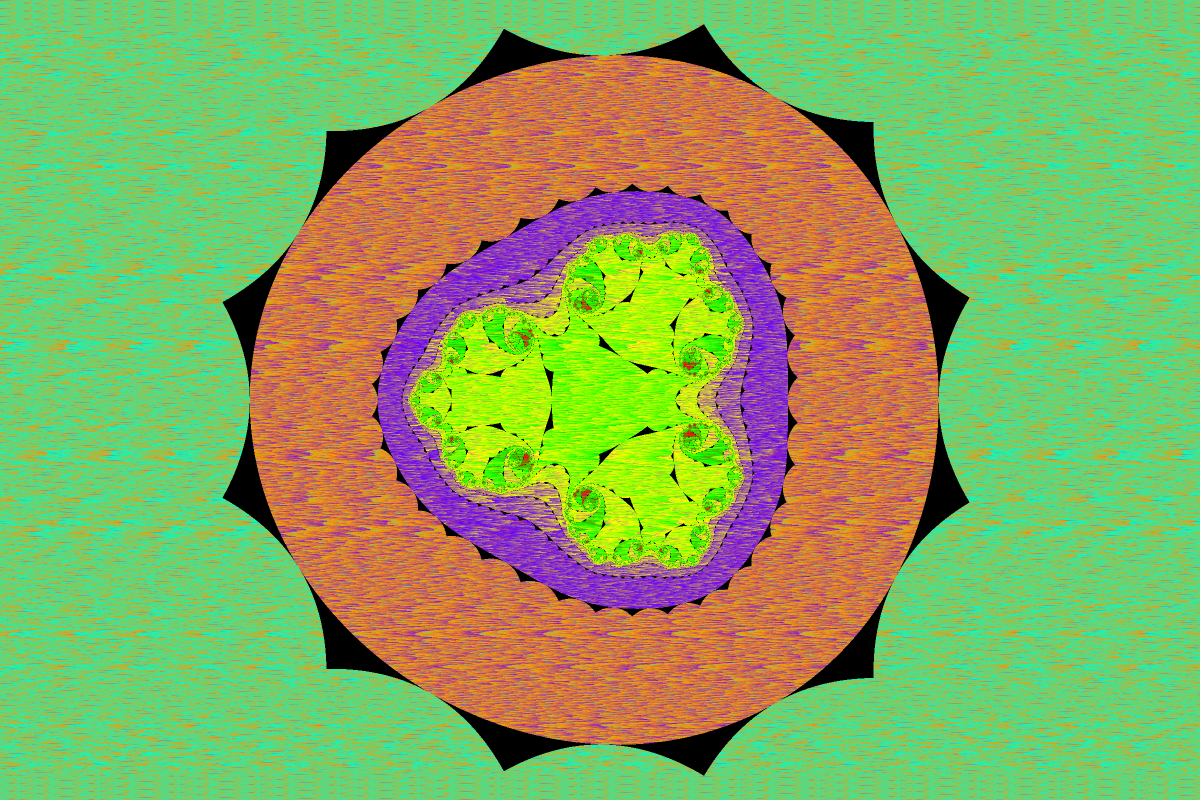
#> input picture image_processors/biomorph_20251006_082331_2x.png, 2400 x 1600 px (shown at 1/2 size); its folder holds only this picture in this run
$ python -i image_expander_1024x1536.py   (imports and definitions only)
#> lines starting #> are read from the running program, lines starting #| are printed output that depends on the picture; after the words box and inside, x2 and y2 are one past the last pixel; in counts of white or black regions, pixels touching at a corner belong together
"""
Image Auto-Expander - 1024x1024 -> 1536x1024

This script is adapted from image_expander_720x1600.py to expand
1024x1024 images horizontally to 1536x1024 using the same algorithmic
approach (edge-sourced blur + luminance fade). It provides a minimal GUI
for selecting a directory and batch processing images.

Usage:
        - Run interactively (GUI):
                python image_processors/image_expander_1024x1536.py

    - The GUI allows selecting input/output folders and will save expanded
        images into an `expanded_1536x1024` folder by default.

Notes:
    - Input images are expected to be 1024x1024 (if larger/smaller, they will be
        resized/center-cropped before expansion)
    - Target output size: 1536 (width) x 1024 (height)
    - Expansion is horizontal only (left/right padding) to reach 1536 width
    - Uses precomputed Gaussian kernels and vectorized NumPy operations for speed
"""

from PIL import Image, ImageTk
import tkinter as tk
from tkinter import filedialog, messagebox, ttk
import numpy as np
from scipy import ndimage
import os
from datetime import datetime


class ImageExpander1024:
    def __init__(self):
        self.root = tk.Tk()
        self.root.title("Image Auto-Expander - Batch Processor (1024x1536)")
        self.root.geometry("900x520")

        self.input_directory = None

        # Target dimensions (width x height)
        self.target_width = 1536
        self.target_height = 1024

        # Assumed input size (will resize/crop as needed)
        self.input_size = 1024

        # Fixed settings
        self.blur_amount = 120  # smaller than original since expansion is only horizontal
        self.luminance_drop = 25

        # Kernel cache
        self.kernel_cache = {}
        self._initialize_kernel_cache()

        self.setup_gui()

    def _initialize_kernel_cache(self):
        max_blur = self.blur_amount
        blur_steps = np.arange(0, max_blur + 0.5, 0.5)
        for blur_amount in blur_steps:
            if blur_amount > 0:
                kernel_size = int(blur_amount * 2) * 2 + 1
                sigma = blur_amount / 3.0
                x = np.arange(kernel_size) - kernel_size // 2
                kernel = np.exp(-x**2 / (2 * sigma**2))
                kernel = kernel / kernel.sum()
                self.kernel_cache[round(blur_amount, 2)] = {
                    'kernel': kernel.astype(np.float32),
                    'kernel_size': kernel_size,
                    'sigma': sigma
                }

    def setup_gui(self):
        main_frame = ttk.Frame(self.root, padding=16)
        main_frame.grid(row=0, column=0, sticky="nsew")
        self.root.columnconfigure(0, weight=1)
        self.root.rowconfigure(0, weight=1)

        title = ttk.Label(main_frame, text="Image Auto-Expander (1024->1536)", font=("Arial", 14, "bold"))
        title.grid(row=0, column=0, columnspan=3, pady=(0, 12))

        ttk.Label(main_frame, text="Input Directory:").grid(row=1, column=0, sticky="w")
        self.input_var = tk.StringVar(value="No directory selected")
        self.input_label = ttk.Label(main_frame, textvariable=self.input_var, relief="sunken")
        self.input_label.grid(row=1, column=1, sticky="ew", padx=(8, 8))
        ttk.Button(main_frame, text="Browse...", command=self.select_directory).grid(row=1, column=2)

        ttk.Label(main_frame, text="Output Directory (optional):").grid(row=2, column=0, sticky="w", pady=(8, 0))
        self.output_var = tk.StringVar(value="Auto: <input_dir>/expanded_1536x1024")
        self.output_label = ttk.Label(main_frame, textvariable=self.output_var, relief="sunken")
        self.output_label.grid(row=2, column=1, sticky="ew", padx=(8, 8), pady=(8, 0))
        ttk.Button(main_frame, text="Browse...", command=self.select_output_directory).grid(row=2, column=2)

        self.process_button = ttk.Button(main_frame, text="Create Expansions", command=self.process_all_images, state="disabled")
        self.process_button.grid(row=3, column=0, columnspan=3, pady=(12, 12))

        self.progress_var = tk.DoubleVar()
        self.progress_bar = ttk.Progressbar(main_frame, variable=self.progress_var, maximum=100)
        self.progress_bar.grid(row=4, column=0, columnspan=3, sticky="ew")

        self.progress_label = ttk.Label(main_frame, text="No directory selected")
        self.progress_label.grid(row=5, column=0, columnspan=3, pady=(6, 0))

        self.status_text = tk.Text(main_frame, height=10, wrap=tk.WORD, font=("Consolas", 9))
        self.status_text.grid(row=6, column=0, columnspan=3, sticky="nsew", pady=(8, 0))
        main_frame.rowconfigure(6, weight=1)

        self.log("Ready. Select a directory containing 1024x1024 images (or images that can be resized).")

    def log(self, msg):
        self.status_text.insert(tk.END, msg + "\n")
        self.status_text.see(tk.END)
        self.root.update()

    # [68 lines left out: functions select_directory, select_output_directory, get_image_files, process_all_images, not called in this run]

    def process_single_image(self, input_path, output_path):
#> called with input_path = 'biomorph_20251006_082331_2x.png', output_path = 'out.png'
        try:
            img = Image.open(input_path)
#> img is the input picture: PIL image 2400x1600 RGB; mean R, G, B 133.5, 171.7, 96
            # Ensure RGB
            if img.mode != 'RGB':
                img = img.convert('RGB')

            # Center-crop or resize to input_size (1024x1024)
            if img.width != self.input_size or img.height != self.input_size:
                # If larger, center-crop first
                if img.width > self.input_size and img.height >= self.input_size:
                    left = (img.width - self.input_size)//2
#> left = 688
                    img = img.crop((left, 0, left + self.input_size, self.input_size))
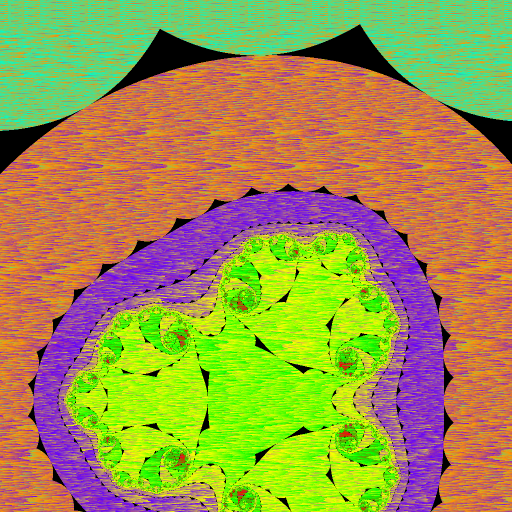
#> img: PIL image 1024x1024 RGB (shown at 1/2 size); mean R, G, B 157.8, 148.5, 75.3
                elif img.height > self.input_size and img.width >= self.input_size:
                    top = (img.height - self.input_size)//2
                    img = img.crop((0, top, self.input_size, top + self.input_size))
                else:
                    img = img.resize((self.input_size, self.input_size), Image.Resampling.LANCZOS)

            arr = np.array(img)
            h, w = arr.shape[:2]
#> h = 1024; w = 1024

            # Calculate horizontal expansion needed
            width_expansion = max(0, self.target_width - w)
#> width_expansion = 512
            left_pad = width_expansion // 2
#> left_pad = 256
            right_pad = width_expansion - left_pad
#> right_pad = 256

            # Create expanded canvas
            expanded = np.zeros((self.target_height, self.target_width, 3), dtype=arr.dtype)

            # Vertical center placement
            y_start = (self.target_height - h)//2
#> y_start = 0
            y_end = y_start + h
#> y_end = 1024
            x_start = left_pad
#> x_start = 256
            x_end = x_start + w
#> x_end = 1280
            expanded[y_start:y_end, x_start:x_end] = arr
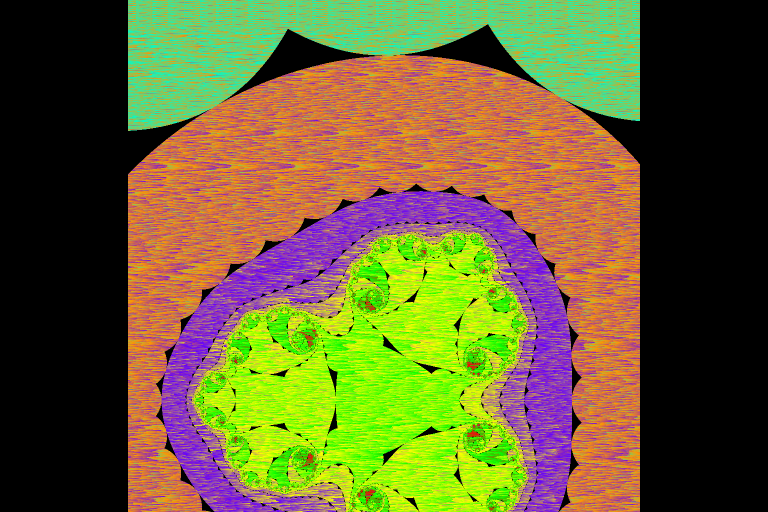
#> expanded: shape (1024, 1536, 3) (shown at 1/2 size); mean R, G, B 105.2, 99, 50.2

            # Process left expansion (if any)
            if left_pad > 0:
                self._process_left_expansion(expanded, arr, left_pad, x_start)

            # Process right expansion (if any)
            if right_pad > 0:
                self._process_right_expansion(expanded, arr, right_pad, x_end)

            out_img = Image.fromarray(expanded.astype('uint8'))
            out_img.save(output_path, optimize=True)
            return True
        except Exception as e:
            print(f"Error processing {input_path}: {e}")
            return False

    def _process_left_expansion(self, expanded, src_arr, left_pad, x_start):
        # Source column is first column of the src_arr
#> called with left_pad = 256, x_start = 256
        src_col = src_arr[:, 0]
#> src_col = 1024 rows, first 8: [111, 209, 112], [71, 225, 143], [127, 202, 100], [79, 222, 137], [135, 199, 93], [95, 215, 125], [151, 192, 81], [103, 212, 118]
        # For each pad column, compute blur and luminance and assign
        for i in range(left_pad):
            progress = (left_pad - i) / left_pad
            blur_amt = progress * self.blur_amount
            lum = progress * self.luminance_drop

            # Apply vertical blur along column (treat column as height x channels)
            col = self.apply_vertical_blur(src_col, blur_amt)
            col = self.apply_luminance_reduction(col, lum)
            expanded[:, i] = col
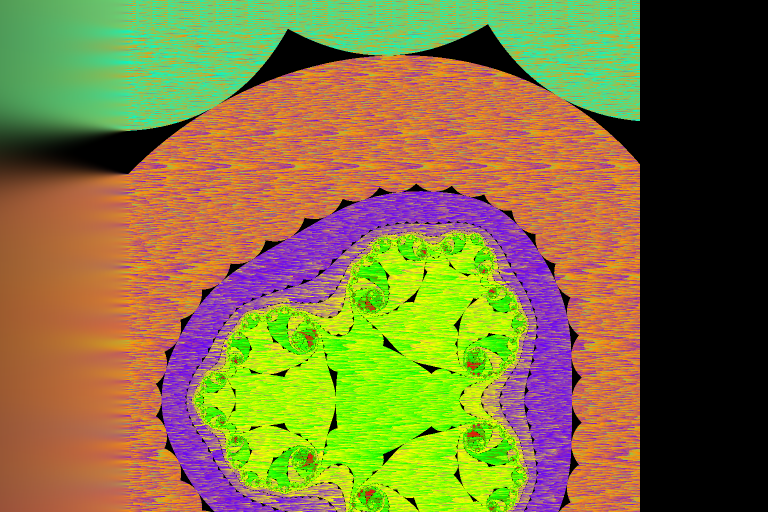
#> expanded: shape (1024, 1536, 3) (shown at 1/2 size); 16.35% of pixels changed, all inside (x1, y1, x2, y2) = (0, 0, 256, 1024)

    def _process_right_expansion(self, expanded, src_arr, right_pad, x_end):
#> called with right_pad = 256, x_end = 1280
        src_col = src_arr[:, -1]
#> src_col = 1024 rows, first 8: [47, 235, 162], [103, 212, 118], [159, 189, 75], [119, 205, 106], [71, 225, 143], [71, 183, 171], [235, 131, 31], [143, 195, 87]
        for i in range(right_pad):
            progress = (i + 1) / right_pad
            blur_amt = progress * self.blur_amount
            lum = progress * self.luminance_drop

            col = self.apply_vertical_blur(src_col, blur_amt)
            col = self.apply_luminance_reduction(col, lum)
            expanded[:, x_end + i] = col
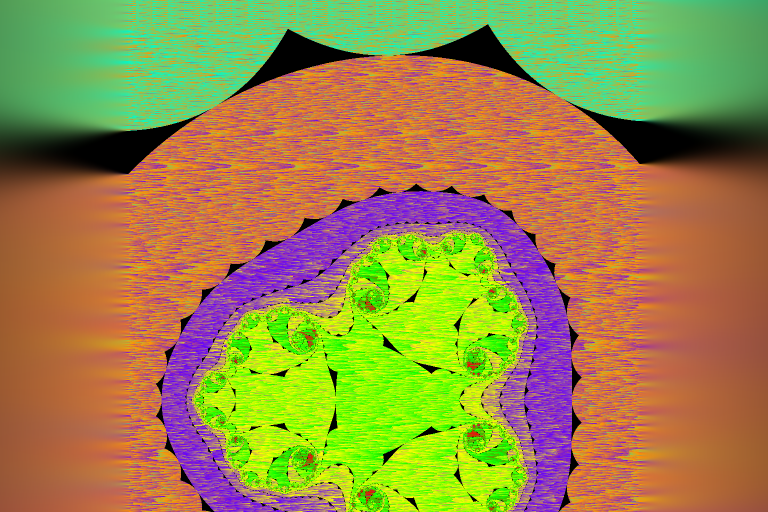
#> expanded: shape (1024, 1536, 3) (shown at 1/2 size); 16.35% of pixels changed, all inside (x1, y1, x2, y2) = (1280, 0, 1536, 1024)

    def apply_vertical_blur(self, column_array, blur_amount):
        if blur_amount <= 0:
            return column_array
        blur_key = round(blur_amount * 2) / 2.0
        if blur_key not in self.kernel_cache:
            keys = list(self.kernel_cache.keys())
            blur_key = min(keys, key=lambda x: abs(x - blur_amount))
        kernel = self.kernel_cache[blur_key]['kernel']
        # column_array can be (height,3) or (height,)
        if column_array.ndim == 2:
            out = np.zeros_like(column_array)
            for c in range(column_array.shape[1]):
                out[:, c] = ndimage.convolve1d(column_array[:, c].astype(np.float32), kernel, mode='nearest')
            return np.clip(out, 0, 255).astype(np.uint8)
        else:
            out = ndimage.convolve1d(column_array.astype(np.float32), kernel, mode='nearest')
            return np.clip(out, 0, 255).astype(np.uint8)

    def apply_luminance_reduction(self, line_array, luminance_factor):
        if luminance_factor <= 0:
            return line_array
        multiplier = 1.0 - (luminance_factor / 100.0)
        out = (line_array.astype(np.float32) * multiplier)
        return np.clip(out, 0, 255).astype(np.uint8)

    def run(self):
        self.root.mainloop()


# [3 lines not run here, left out]

>>> result = ImageExpander1024().process_single_image('biomorph_20251006_082331_2x.png', 'out.png')
